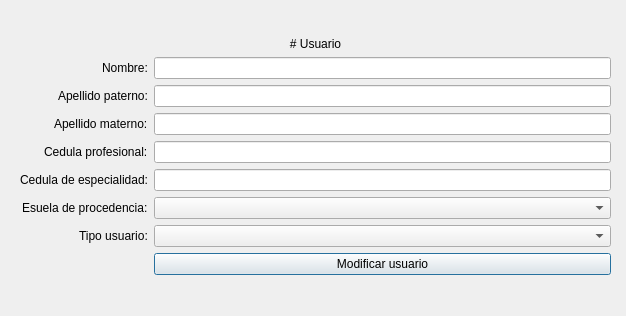
<?xml version="1.0" encoding="UTF-8"?>
<ui version="4.0">
 <class>d_ventana_modificar_dialog</class>
 <widget class="QDialog" name="d_ventana_modificar_dialog">
  <property name="geometry">
   <rect>
    <x>0</x>
    <y>0</y>
    <width>626</width>
    <height>316</height>
   </rect>
  </property>
  <property name="windowTitle">
   <string>SIHMED - Nuevo usuario</string>
  </property>
  <property name="toolTip">
   <string>&lt;html&gt;&lt;head/&gt;&lt;body&gt;&lt;p&gt;&lt;br/&gt;&lt;/p&gt;&lt;/body&gt;&lt;/html&gt;</string>
  </property>
  <widget class="QWidget" name="formLayoutWidget">
   <property name="geometry">
    <rect>
     <x>20</x>
     <y>10</y>
     <width>591</width>
     <height>291</height>
    </rect>
   </property>
   <layout class="QFormLayout" name="formLayout">
    <property name="labelAlignment">
     <set>Qt::AlignmentFlag::AlignRight|Qt::AlignmentFlag::AlignTrailing|Qt::AlignmentFlag::AlignVCenter</set>
    </property>
    <property name="formAlignment">
     <set>Qt::AlignmentFlag::AlignCenter</set>
    </property>
    <item row="1" column="0">
     <widget class="QLabel" name="label_2">
      <property name="text">
       <string>Nombre:</string>
      </property>
     </widget>
    </item>
    <item row="1" column="1">
     <widget class="QLineEdit" name="le_nombre_usuario"/>
    </item>
    <item row="2" column="0">
     <widget class="QLabel" name="label_7">
      <property name="text">
       <string>Apellido paterno:</string>
      </property>
     </widget>
    </item>
    <item row="2" column="1">
     <widget class="QLineEdit" name="le_apellido_paterno">
      <property name="text">
       <string/>
      </property>
     </widget>
    </item>
    <item row="3" column="0">
     <widget class="QLabel" name="label_8">
      <property name="text">
       <string>Apellido materno:</string>
      </property>
     </widget>
    </item>
    <item row="3" column="1">
     <widget class="QLineEdit" name="le_apellido_materno"/>
    </item>
    <item row="4" column="0">
     <widget class="QLabel" name="label_3">
      <property name="text">
       <string>Cedula profesional:</string>
      </property>
     </widget>
    </item>
    <item row="4" column="1">
     <widget class="QLineEdit" name="le_cedula_profesional"/>
    </item>
    <item row="5" column="0">
     <widget class="QLabel" name="label_6">
      <property name="text">
       <string>Cedula de especialidad:</string>
      </property>
     </widget>
    </item>
    <item row="5" column="1">
     <widget class="QLineEdit" name="le_cedula_especialidad"/>
    </item>
    <item row="6" column="0">
     <widget class="QLabel" name="label_4">
      <property name="text">
       <string>Esuela de procedencia:</string>
      </property>
     </widget>
    </item>
    <item row="6" column="1">
     <widget class="QComboBox" name="cb_escuela"/>
    </item>
    <item row="7" column="0">
     <widget class="QLabel" name="label_5">
      <property name="text">
       <string>Tipo usuario:</string>
      </property>
     </widget>
    </item>
    <item row="7" column="1">
     <widget class="QComboBox" name="cb_tipo_usuario"/>
    </item>
    <item row="8" column="1">
     <widget class="QPushButton" name="pb_crear_usuario">
      <property name="text">
       <string>Modificar usuario</string>
      </property>
     </widget>
    </item>
    <item row="0" column="0" colspan="2">
     <widget class="QLabel" name="label">
      <property name="text">
       <string># Usuario</string>
      </property>
      <property name="textFormat">
       <enum>Qt::TextFormat::MarkdownText</enum>
      </property>
      <property name="alignment">
       <set>Qt::AlignmentFlag::AlignCenter</set>
      </property>
     </widget>
    </item>
   </layout>
  </widget>
 </widget>
 <resources/>
 <connections/>
</ui>
